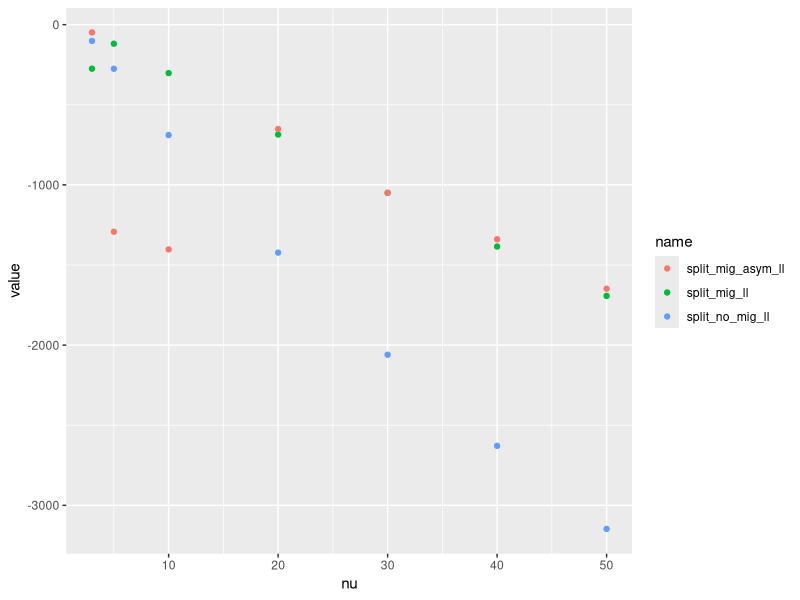
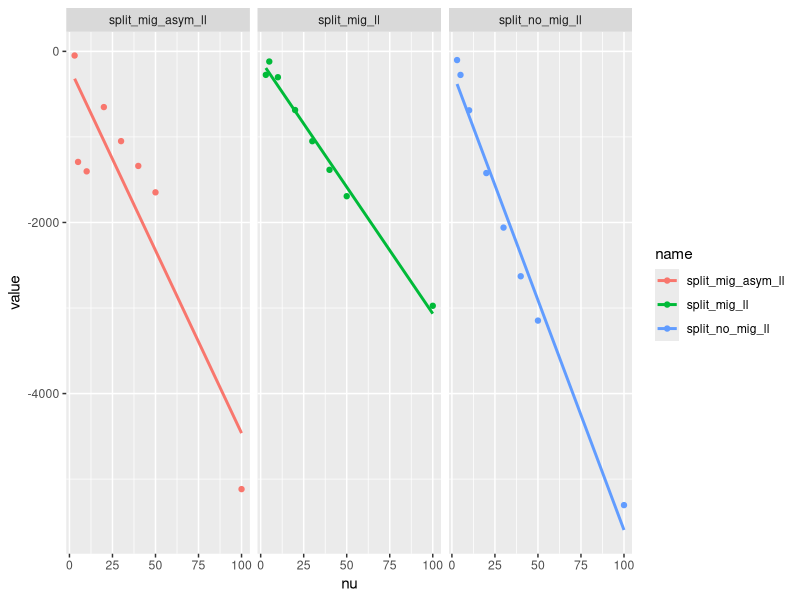

The R script that drew these images, in order:
# Setup
library(tidyverse)
setwd("C:/Users/David/Desktop/Bergland/data")

# Load in inference results
o1 <- read.table("op1_all_params_split_mig.txt")
o2 <- read.table("op2_all_params_split_no_mig.txt")
o3 <- read.table("op3_all_params_split_mig_asym.txt")

# Get maximum of log-likelihood function at each SFS size under each model
o1_max <- o1 %>% 
  group_by(nu=V2) %>%
  summarize(split_mig_ll=max(V4))
o2_max <- o2 %>% 
  group_by(nu=V2) %>%
  summarize(split_no_mig_ll=max(V4))
o3_max <- o3 %>% 
  group_by(nu=V2) %>%
  summarize(split_mig_asym_ll=max(V4))

# Prepare data for plotting
oa <- o1_max %>% 
  left_join(o2_max, by="nu") %>%
  left_join(o3_max, by="nu")

# Scatterplot showing optimal model at each SFS size
ggplot(oa[-8, ] %>% pivot_longer(c(2:4)),
       aes(x=nu, y=value, color=name)) +
  geom_point()

# Faceted scatterplots showing linear relationships between
# log-likelihood maxima and SFS size
ggplot(oa %>% pivot_longer(c(2:4)),
       aes(x=nu, y=value, color=name)) +
  geom_point() +
  geom_smooth(method="lm", formula=y~x, se=FALSE) +
  facet_grid(~ name)

# Create linear models to check linear relationships between
# log-likelihood maxima and SFS size
lm(data=o1_max, split_mig_ll ~ nu + 0) %>% summary
lm(data=o2_max, split_no_mig_ll ~ nu + 0) %>% summary
lm(data=o3_max, split_mig_asym_ll ~ nu + 0) %>% summary

# Perform model selection with LRT
oa %>%
  mutate(lr = -2 * (split_no_mig_ll - split_mig_ll)) %>%
  mutate(p = pchisq(lr, df=1, lower.tail=FALSE))
# Conclude that split_mig model is preferred to the split_no_mig model
# at all SFS sizes greater than 4x4.

# Convert estimates from optimal models at nu=20 back into moments units
# for use in plotting in a Jupyter notebook
coeff <- 934.2784 / (4 * 5.69e-9 * 200000)
o1 %>% select(2:8) %>%
  filter(V2==20) %>%
  filter(V4 == max(V4)) %>%
  mutate(V5 = V5 / coeff,
         V6 = V6 / coeff,
         V7 = V7 / (2 * coeff),
         V8 = V8 * 2 * coeff)

coeff <- 5161.235 / (4 * 5.69e-9 * 200000)
o2 %>% select(2:7) %>%
  filter(V2==20) %>%
  filter(V4 == max(V4)) %>%
  mutate(V5 = V5 / coeff,
         V6 = V6 / coeff,
         V7 = V7 / (2 * coeff))








